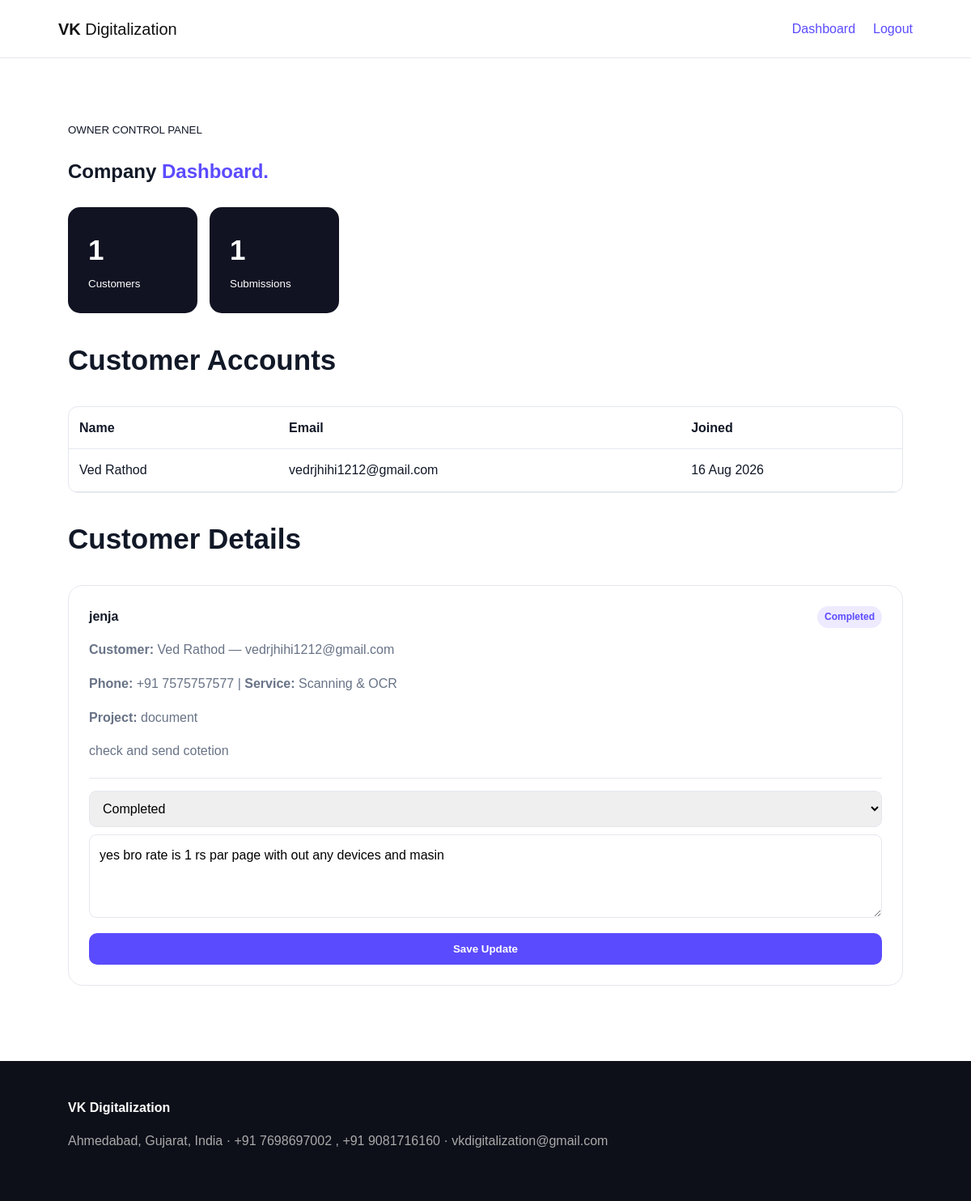
Screenshot of /owner (signed in) with the database file from the repository.
### app.py (models this page shows, shortened)
class User(db.Model):
    id=db.Column(db.Integer,primary_key=True)
    name=db.Column(db.String(120),nullable=False)
    email=db.Column(db.String(160),unique=True,nullable=False)
    password_hash=db.Column(db.String(255),nullable=False)
    role=db.Column(db.String(20),default="customer",nullable=False)
    created_at=db.Column(db.DateTime,default=datetime.utcnow)
    submissions=db.relationship("CustomerDetail",backref="customer",lazy=True)

class CustomerDetail(db.Model):
    id=db.Column(db.Integer,primary_key=True)
    customer_id=db.Column(db.Integer,db.ForeignKey("user.id"),nullable=False)
    company_name=db.Column(db.String(160),nullable=False)
    phone=db.Column(db.String(50))
    service=db.Column(db.String(120))
    project_title=db.Column(db.String(200))
    message=db.Column(db.Text,nullable=False)
    status=db.Column(db.String(30),default="New")
    owner_note=db.Column(db.Text,default="")
    created_at=db.Column(db.DateTime,default=datetime.utcnow)

### app.py (the view)
@app.route("/owner")
@login_required
@owner_required
def owner_dashboard():
    return render_template("owner_dashboard.html",company=COMPANY,customers=User.query.filter_by(role="customer").all(),submissions=CustomerDetail.query.order_by(CustomerDetail.created_at.desc()).all())

### app.py (called while the page is built)
def login_required(f):
    @wraps(f)
    def w(*a,**kw):
        if "user_id" not in session: flash("Please login first.","error"); return redirect(url_for("login"))
        return f(*a,**kw)
    return w

def owner_required(f):
    @wraps(f)
    def w(*a,**kw):
        if session.get("role")!="owner": flash("Owner access only.","error"); return redirect(url_for("dashboard"))
        return f(*a,**kw)
    return w

@app.context_processor
def ctx(): return {"current_user":session.get("user_name"),"current_role":session.get("role")}

### templates/owner_dashboard.html
{% extends "base.html" %}{% block title %}Owner Dashboard{% endblock %}{% block content %}<section class="page"><small>OWNER CONTROL PANEL</small><h1>Company <span>Dashboard.</span></h1><div class="stats"><div><b>{{customers|length}}</b><small>Customers</small></div><div><b>{{submissions|length}}</b><small>Submissions</small></div></div><h2>Customer Accounts</h2><div class="table"><table><tr><th>Name</th><th>Email</th><th>Joined</th></tr>{% for c in customers %}<tr><td>{{c.name}}</td><td>{{c.email}}</td><td>{{c.created_at.strftime('%d %b %Y')}}</td></tr>{% else %}<tr><td colspan="3">No customers.</td></tr>{% endfor %}</table></div><h2>Customer Details</h2>{% for d in submissions %}<article class="item"><b>{{d.company_name}}</b> <span class="status">{{d.status}}</span><p><b>Customer:</b> {{d.customer.name}} — {{d.customer.email}}</p><p><b>Phone:</b> {{d.phone or 'N/A'}} | <b>Service:</b> {{d.service or 'N/A'}}</p><p><b>Project:</b> {{d.project_title or 'N/A'}}</p><p>{{d.message}}</p><form method="post" action="{{url_for('update_submission',i=d.id)}}" class="update"><select name="status">{% for s in ['New','In Progress','Completed','Closed'] %}<option {% if d.status==s %}selected{% endif %}>{{s}}</option>{% endfor %}</select><textarea name="owner_note" rows="3" placeholder="Owner note">{{d.owner_note}}</textarea><button class="btn">Save Update</button></form></article>{% else %}<div class="empty">No customer submissions.</div>{% endfor %}</section>{% endblock %}

### templates/base.html (shortened to what this page needs)
<!doctype html><html><head><link rel="stylesheet" href="{{url_for('static',filename='css/style.css')}}"></head><body>
<nav><a class="logo" href="{{url_for('home')}}">VK <span>Digitalization</span></a><div class="nav">{% if current_user %}<a href="{{url_for('owner_dashboard') if current_role=='owner' else url_for('dashboard')}}">Dashboard</a><a href="{{url_for('logout')}}">Logout</a>{% else %}<a href="{{url_for('login')}}">Login</a><a class="btn" href="{{url_for('register')}}">Customer Register</a>{% endif %}</div></nav>
{% block content %}{% endblock %}
<footer><b>VK Digitalization</b><p>{{company.location}} · {{company.phone}} · {{company.email}}</p></footer>
</body></html>

### static/css/style.css (style rules this page uses)
:root { --a:#5b4bff;--dark:#111322;--line:#e5e7ef;--muted:#687386 }
* { box-sizing:border-box }
body { margin:0;font-family:Arial,sans-serif;color:#111827;line-height:1.6 }
a { text-decoration:none;color:var(--a) }
nav { height:72px;border-bottom:1px solid var(--line);display:flex;align-items:center;justify-content:space-between;padding:0 6%;position:sticky;top:0;background:#fff;z-index:5 }
.logo { font-size:20px;font-weight:800;color:#111 }
.logo span { font-weight:500 }
.nav { display:flex;gap:22px;align-items:center }
.btn { display:inline-block;background:var(--a);color:white;border:0;border-radius:10px;padding:12px 20px;font-weight:700;cursor:pointer }
.hero h1 span,h1 span { color:var(--a) }
.section,.page { padding:75px 7%;max-width:1200px;margin:auto }
.section h2,.page h2 { font-size:35px }
.grid article,.item,.card { border:1px solid var(--line);border-radius:18px;padding:25px;background:#fff }
.grid p,.item p { color:var(--muted) }
form { display:grid;gap:9px;margin-top:20px }
input,textarea,select { font:inherit;padding:12px;border:1px solid var(--line);border-radius:9px }
form .btn { margin-top:10px }
.status { float:right;background:#eeeaff;color:var(--a);padding:4px 9px;border-radius:15px;font-size:12px;font-weight:bold }
.item { margin:18px 0 }
.stats { display:flex;gap:15px;margin:25px 0 }
.stats div { background:var(--dark);color:#fff;padding:25px;border-radius:15px;min-width:160px }
.stats b { display:block;font-size:35px }
.table { overflow:auto;border:1px solid var(--line);border-radius:12px }
.table table { width:100%;border-collapse:collapse }
.table th,.table td { padding:13px;text-align:left;border-bottom:1px solid var(--line) }
.update { border-top:1px solid var(--line);padding-top:15px }
footer { padding:45px 7%;background:#0d0f19;color:#fff }
footer p { color:#aaa }

### rows the page displays
User: name "Ved Rathod", email "vedrjhihi1212@gmail.com", created_at "16 Aug 2026"
CustomerDetail: company_name "jenja", status "Completed", customer.name "Ved Rathod", customer.email "vedrjhihi1212@gmail.com", phone "+91 7575757577", service "Scanning & OCR", project_title "document", message "check and send cotetion", owner_note "yes bro rate is 1 rs par page with out any devices and masin"

### other values shown
{{ customers|length }} "1"
{{ submissions|length }} "1"
{{ company.location }} "Ahmedabad, Gujarat, India"
{{ company.phone }} "+91 7698697002 , +91 9081716160"
{{ company.email }} "vkdigitalization@gmail.com"
